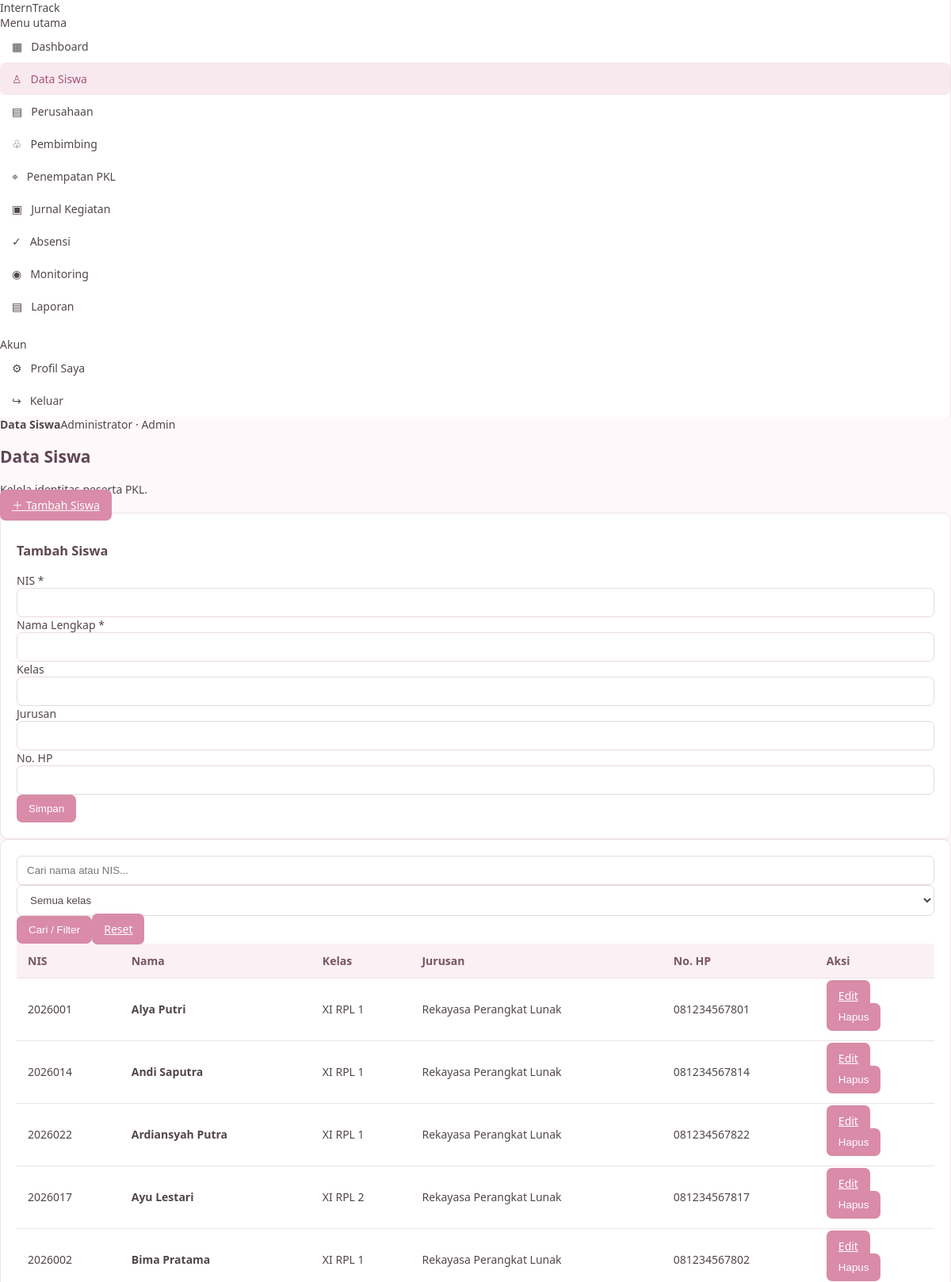
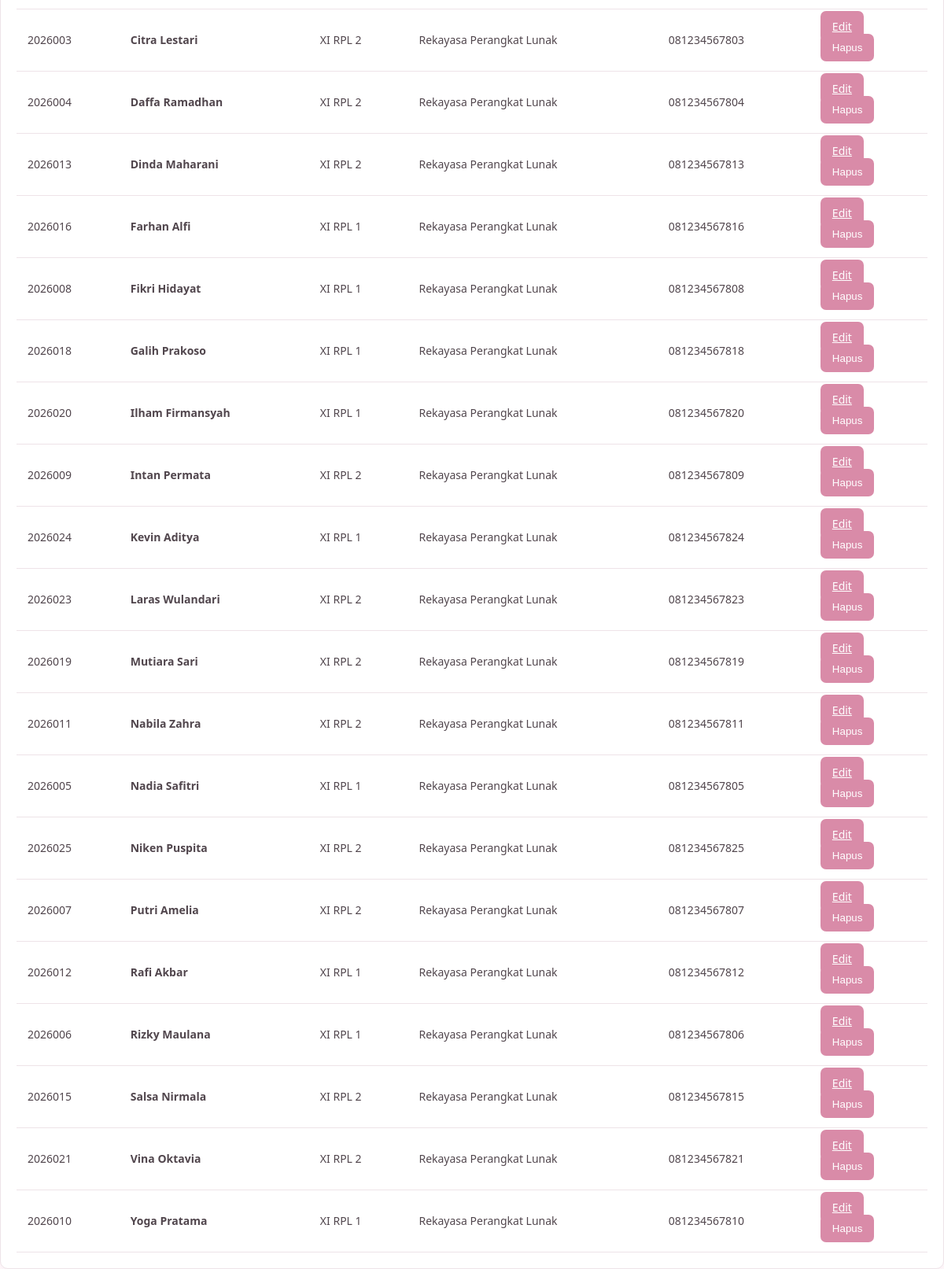
/admin/siswa.php (signed in), run on the app's committed database (2 pictures, top to bottom).
### tables this page shows
CREATE TABLE siswa (
 id INT AUTO_INCREMENT PRIMARY KEY,
 nis VARCHAR(30) NOT NULL UNIQUE,
 nama VARCHAR(120) NOT NULL,
 kelas VARCHAR(30) DEFAULT '',
 jurusan VARCHAR(100) DEFAULT 'Rekayasa Perangkat Lunak',
 no_hp VARCHAR(25) DEFAULT '',
 created_at TIMESTAMP DEFAULT CURRENT_TIMESTAMP
);

### config/app.php (called while the page is built, shortened)
<?php
function e($value): string {
    return htmlspecialchars((string)($value ?? ''), ENT_QUOTES, 'UTF-8');
}

### admin/siswa.php (the view, shortened to what this page needs)
<?php
require_once __DIR__.'/../config/app.php'; require_once __DIR__.'/../config/koneksi.php'; require_admin();
$edit=null;if(isset($_GET['edit'])){$q=$pdo->prepare("SELECT * FROM siswa WHERE id=?");$q->execute([(int)$_GET['edit']]);$edit=$q->fetch();}
$search=trim($_GET['q']??'');$kelasFilter=trim($_GET['kelas']??'');
$sql="SELECT s.* FROM siswa s WHERE (s.nis LIKE ? OR s.nama LIKE ?)";$params=["%$search%","%$search%"];if($kelasFilter!==''){$sql.=" AND s.kelas=?";$params[]=$kelasFilter;}$sql.=" ORDER BY s.nama";$q=$pdo->prepare($sql);$q->execute($params);$rows=$q->fetchAll();
include __DIR__.'/../partials/header.php';
?>
<div class="page-head"><div><h1>Data Siswa</h1><div class="muted">Kelola identitas peserta PKL.</div></div><a class="btn" href="siswa.php#form">＋ Tambah Siswa</a></div>
<div class="card" id="form"><h3><?=$edit?'Edit Siswa':'Tambah Siswa'?></h3><form method="post"><div class="form-grid">
<?php foreach([['nis','NIS'],['nama','Nama Lengkap'],['kelas','Kelas'],['jurusan','Jurusan'],['no_hp','No. HP']] as $f):?><div class="field"><label><?=e($f[1])?><?=in_array($f[0],['nis','nama'])?' *':''?></label><input name="<?=e($f[0])?>" value="<?=e($edit[$f[0]]??'')?>" <?=in_array($f[0],['nis','nama'])?'required':''?>></div><?php endforeach;?>
</div><div class="form-actions"><button class="btn">Simpan</button><?php if($edit):?><a class="btn secondary" href="siswa.php">Batal</a><?php endif;?></div></form></div>
<div class="card"><form class="filters" method="get"><input name="q" placeholder="Cari nama atau NIS..." value="<?=e($search)?>"><select name="kelas"><option value="">Semua kelas</option></select><button class="btn">Cari / Filter</button><a class="btn secondary" href="siswa.php">Reset</a></form><div class="table-wrap"><table><thead><tr><th>NIS</th><th>Nama</th><th>Kelas</th><th>Jurusan</th><th>No. HP</th><th>Aksi</th></tr></thead><tbody><?php foreach($rows as $r):?><tr><td><?=e($r['nis'])?></td><td><b><?=e($r['nama'])?></b></td><td><?=e($r['kelas'])?></td><td><?=e($r['jurusan'])?></td><td><?=e($r['no_hp'])?></td><td><div class="actions"><a class="btn secondary small" href="siswa.php?edit=<?=$r['id']?>#form">Edit</a><form method="post" data-confirm="Hapus data siswa ini?"><button class="btn danger small">Hapus</button></form></div></td></tr><?php endforeach;?></tbody></table></div></div>
<?php include __DIR__.'/../partials/footer.php';?>

### assets/style.css (style rules this page uses)
:root { --pink: #d98ba8; --pink-soft: #f8e9ef; --pink-light: #fff8fb; --purple: #b7a5cc; --text: #51464d; --muted: #887b83; --border: #eee3e8; --white: #ffffff; }
body { margin: 0; font-family: "Segoe UI", Arial, sans-serif; background: var(--pink-light); color: var(--text); font-size: 14px; }
.card { background: var(--white); border: 1px solid var(--border); border-radius: 10px; padding: 20px; box-shadow: 0 2px 7px rgba(100, 60, 80, .04); transition: transform .2s ease; }
button, .btn { background: var(--pink); color: white; border: none; border-radius: 7px; padding: 10px 15px; cursor: pointer; transition: background .2s ease; }
input, select, textarea { width: 100%; padding: 10px 12px; border: 1px solid #e7d9e0; border-radius: 7px; background: white; color: var(--text); box-sizing: border-box; outline: none; }
table { width: 100%; border-collapse: collapse; background: white; }
th { background: #fbf0f4; color: #765565; font-weight: 600; text-align: left; }
th, td { padding: 12px 14px; border-bottom: 1px solid var(--border); }
h1, h2, h3 { color: #5e4652; font-weight: 600; }

### data on the page
siswa: nis "2026001", nama "Alya Putri", kelas "XI RPL 1", jurusan "Rekayasa Perangkat Lunak", no_hp "081234567801"
siswa: nis "2026014", nama "Andi Saputra", kelas "XI RPL 1", jurusan "Rekayasa Perangkat Lunak", no_hp "081234567814"
siswa: nis "2026022", nama "Ardiansyah Putra", kelas "XI RPL 1", jurusan "Rekayasa Perangkat Lunak", no_hp "081234567822"
siswa: nis "2026017", nama "Ayu Lestari", kelas "XI RPL 2", jurusan "Rekayasa Perangkat Lunak", no_hp "081234567817"
siswa: nis "2026002", nama "Bima Pratama", kelas "XI RPL 1", jurusan "Rekayasa Perangkat Lunak", no_hp "081234567802"
siswa: nis "2026003", nama "Citra Lestari", kelas "XI RPL 2", jurusan "Rekayasa Perangkat Lunak", no_hp "081234567803"
siswa: nis "2026004", nama "Daffa Ramadhan", kelas "XI RPL 2", jurusan "Rekayasa Perangkat Lunak", no_hp "081234567804"
siswa: nis "2026013", nama "Dinda Maharani", kelas "XI RPL 2", jurusan "Rekayasa Perangkat Lunak", no_hp "081234567813"
siswa: nis "2026016", nama "Farhan Alfi", kelas "XI RPL 1", jurusan "Rekayasa Perangkat Lunak", no_hp "081234567816"
siswa: nis "2026008", nama "Fikri Hidayat", kelas "XI RPL 1", jurusan "Rekayasa Perangkat Lunak", no_hp "081234567808"
siswa: nis "2026018", nama "Galih Prakoso", kelas "XI RPL 1", jurusan "Rekayasa Perangkat Lunak", no_hp "081234567818"
siswa: nis "2026020", nama "Ilham Firmansyah", kelas "XI RPL 1", jurusan "Rekayasa Perangkat Lunak", no_hp "081234567820"
siswa: nis "2026009", nama "Intan Permata", kelas "XI RPL 2", jurusan "Rekayasa Perangkat Lunak", no_hp "081234567809"
siswa: nis "2026024", nama "Kevin Aditya", kelas "XI RPL 1", jurusan "Rekayasa Perangkat Lunak", no_hp "081234567824"
siswa: nis "2026023", nama "Laras Wulandari", kelas "XI RPL 2", jurusan "Rekayasa Perangkat Lunak", no_hp "081234567823"
siswa: nis "2026019", nama "Mutiara Sari", kelas "XI RPL 2", jurusan "Rekayasa Perangkat Lunak", no_hp "081234567819"
siswa: nis "2026011", nama "Nabila Zahra", kelas "XI RPL 2", jurusan "Rekayasa Perangkat Lunak", no_hp "081234567811"
siswa: nis "2026005", nama "Nadia Safitri", kelas "XI RPL 1", jurusan "Rekayasa Perangkat Lunak", no_hp "081234567805"
siswa: nis "2026025", nama "Niken Puspita", kelas "XI RPL 2", jurusan "Rekayasa Perangkat Lunak", no_hp "081234567825"
siswa: nis "2026007", nama "Putri Amelia", kelas "XI RPL 2", jurusan "Rekayasa Perangkat Lunak", no_hp "081234567807"
siswa: nis "2026012", nama "Rafi Akbar", kelas "XI RPL 1", jurusan "Rekayasa Perangkat Lunak", no_hp "081234567812"
siswa: nis "2026006", nama "Rizky Maulana", kelas "XI RPL 1", jurusan "Rekayasa Perangkat Lunak", no_hp "081234567806"
siswa: nis "2026015", nama "Salsa Nirmala", kelas "XI RPL 2", jurusan "Rekayasa Perangkat Lunak", no_hp "081234567815"
siswa: nis "2026021", nama "Vina Oktavia", kelas "XI RPL 2", jurusan "Rekayasa Perangkat Lunak", no_hp "081234567821"
siswa: nis "2026010", nama "Yoga Pratama", kelas "XI RPL 1", jurusan "Rekayasa Perangkat Lunak", no_hp "081234567810"

### other printed values
$item[2] "▦"
$item[0] "Dashboard"
$item[2] "♙"
$item[0] "Data Siswa"
$item[2] "▤"
$item[0] "Perusahaan"
$item[2] "♧"
$item[0] "Pembimbing"
$item[2] "⌖"
$item[0] "Penempatan PKL"
$item[2] "▣"
$item[0] "Jurnal Kegiatan"
$item[2] "✓"
$item[0] "Absensi"
$item[2] "◉"
